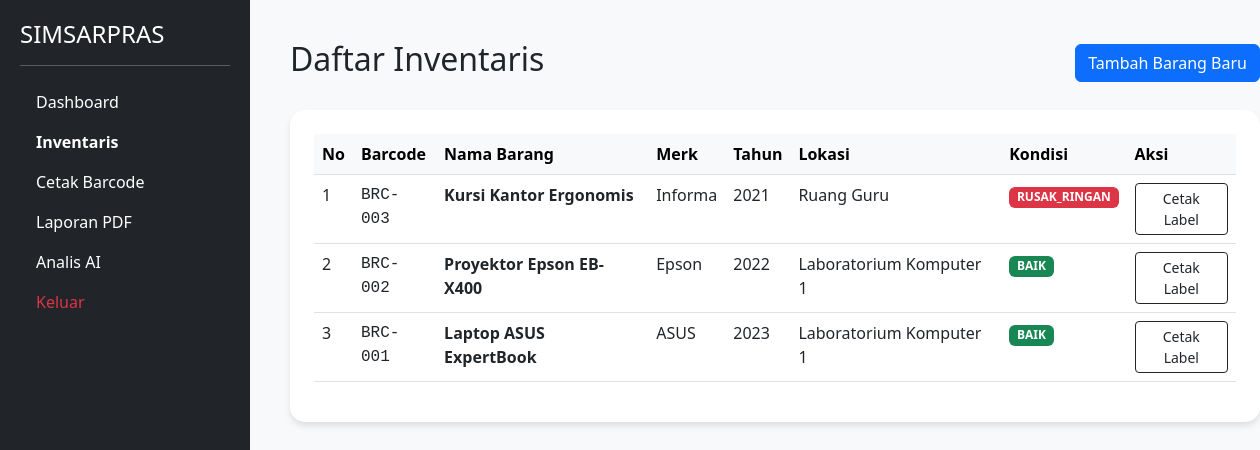
The app's page /inventory.php (signed in) with its own data.
### tables this page shows
CREATE TABLE inventory_items (
    id INT AUTO_INCREMENT PRIMARY KEY,
    barcode VARCHAR(50) UNIQUE NOT NULL,
    name VARCHAR(100) NOT NULL,
    category ENUM('umum', 'tanah', 'bangunan') NOT NULL,
    brand VARCHAR(100),
    specification TEXT,
    year_acquired INT,
    source_fund VARCHAR(100),
    price DECIMAL(15, 2),
    condition_status ENUM('baik', 'rusak_ringan', 'rusak_berat') DEFAULT 'baik',
    status ENUM('aktif', 'non-aktif') DEFAULT 'aktif',
    room_id INT,
    pic_name VARCHAR(100),
    notes TEXT,
    created_at TIMESTAMP DEFAULT CURRENT_TIMESTAMP,
    FOREIGN KEY (room_id) REFERENCES rooms(id)
);

CREATE TABLE rooms (
    id INT AUTO_INCREMENT PRIMARY KEY,
    code VARCHAR(20) UNIQUE NOT NULL,
    name VARCHAR(100) NOT NULL,
    pic_name VARCHAR(100),
    description TEXT
);

### inventory.php (the view, shortened to what this page needs)
<?php
require_once 'config.php';
$items = $conn->query("SELECT i.*, r.name as room_name FROM inventory_items i LEFT JOIN rooms r ON i.room_id = r.id ORDER BY i.id DESC");
?>
<!DOCTYPE html>
<html lang="id">
<head>
    <link href="https://cdn.jsdelivr.net/npm/bootstrap@5.3.0/dist/css/bootstrap.min.css" rel="stylesheet">
</head>
<body>
    <div class="container-fluid">
        <div class="row">
            <div class="col-md-2 sidebar">
                <h4>SIMSARPRAS</h4>
                <hr>
                <ul class="nav flex-column">
                    <li class="nav-item"><a href="index.php" class="nav-link text-white">Dashboard</a></li>
                    <li class="nav-item"><a href="inventory.php" class="nav-link text-white active fw-bold">Inventaris</a></li>
                    <li class="nav-item"><a href="print_barcode.php" class="nav-link text-white">Cetak Barcode</a></li>
                    <li class="nav-item"><a href="export_pdf.php" class="nav-link text-white">Laporan PDF</a></li>
                    <li class="nav-item"><a href="ai_analyst.php" class="nav-link text-white text-warning">Analis AI</a></li>
                    <li class="nav-item"><a href="logout.php" class="nav-link text-danger">Keluar</a></li>
                </ul>
            </div>
            <div class="col-md-10 main-content">
                <div class="d-flex justify-content-between align-items-center mb-4">
                    <h2>Daftar Inventaris</h2>
                    <button class="btn btn-primary" data-bs-toggle="modal" data-bs-target="#addModal">Tambah Barang Baru</button>
                </div>
                <div class="card p-4">
                    <table class="table table-hover">
                        <thead class="table-light">
                            <tr>
                                <th>No</th>
                                <th>Barcode</th>
                                <th>Nama Barang</th>
                                <th>Merk</th>
                                <th>Tahun</th>
                                <th>Lokasi</th>
                                <th>Kondisi</th>
                                <th>Aksi</th>
                            </tr>
                        </thead>
                        <tbody>
                            <?php $no = 1; while($item = $items->fetch_assoc()): ?>
                            <tr>
                                <td><?php echo $no++; ?></td>
                                <td class="font-monospace"><?php echo $item['barcode']; ?></td>
                                <td><strong><?php echo $item['name']; ?></strong></td>
                                <td><?php echo $item['brand']; ?></td>
                                <td><?php echo $item['year_acquired']; ?></td>
                                <td><?php echo $item['room_name'] ?? '-'; ?></td>
                                <td><span class="badge bg-<?php echo $item['condition_status'] == 'baik' ? 'success' : 'danger'; ?>"><?php echo strtoupper($item['condition_status']); ?></span></td>
                                <td>
                                    <a href="print_barcode.php?id=<?php echo $item['id']; ?>" class="btn btn-sm btn-outline-dark">Cetak Label</a>
                                </td>
                            </tr>
                            <?php endwhile; ?>
                        </tbody>
                    </table>
                </div>
            </div>
        </div>
    </div>
</body>
</html>

### inventory.php (style rules this page uses)
body { background: #f8f9fa; }
.sidebar { height: 100vh; background: #212529; color: white; padding: 20px; position: fixed; width: 250px; }
.main-content { margin-left: 250px; padding: 40px; }
.card { border-radius: 15px; border: none; box-shadow: 0 4px 6px rgba(0,0,0,0.1); }

### records on screen
inventory_items: barcode "BRC-003", name "Kursi Kantor Ergonomis", brand "Informa", year_acquired "2021", room.name "Ruang Guru", condition_status "RUSAK_RINGAN"
inventory_items: barcode "BRC-002", name "Proyektor Epson EB-X400", brand "Epson", year_acquired "2022", room.name "Laboratorium Komputer 1", condition_status "BAIK"
inventory_items: barcode "BRC-001", name "Laptop ASUS ExpertBook", brand "ASUS", year_acquired "2023", room.name "Laboratorium Komputer 1", condition_status "BAIK"
